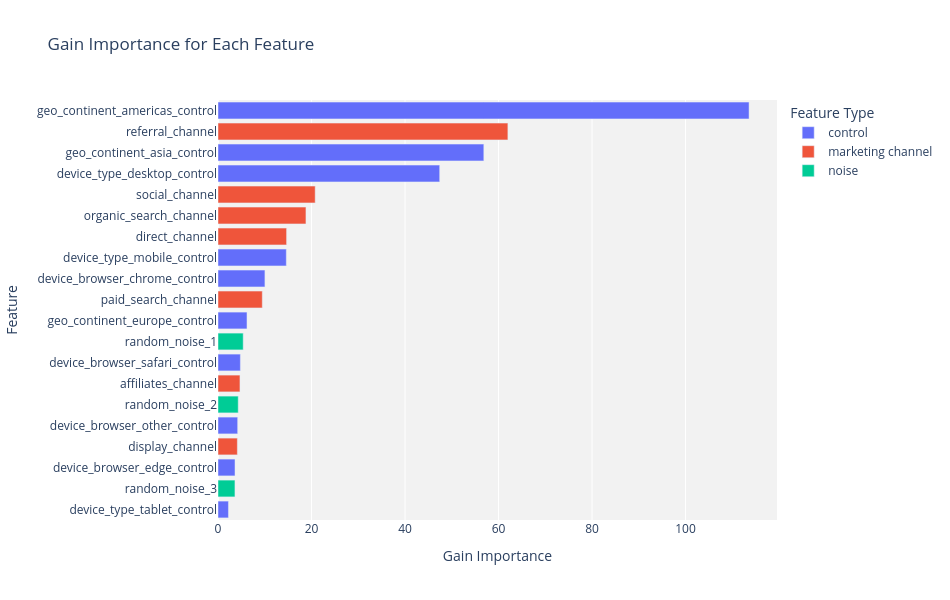

The code cell stored with this chart in its notebook:
### Code cell
# Get feature importances based on gain
importances = best_feature_select_xgb.get_booster().get_score(importance_type='gain')

# Create a pandas DataFrame
df_importances = pd.DataFrame({'Feature': list(importances.keys()), 'Gain Importance': list(importances.values())})

# Sort DataFrame by 'Gain Importance' in descending order
df_importances = df_importances.sort_values(by='Gain Importance', ascending=False)

df_importances['Feature Type'] = np.where(df_importances['Feature'].str.contains('_control'), 'control'
                                                       ,np.where(df_importances['Feature'].str.contains('_noise'), 'noise','marketing channel'))


bar_fig = px.bar(df_importances
                 ,x='Gain Importance'
                 ,y='Feature'
                 ,title='Gain Importance for Each Feature'
                 ,color='Feature Type'
                 )

bar_fig.update_layout(width=950
                      ,height=600
                      ,yaxis={'categoryorder': 'total ascending'}
                      ,plot_bgcolor='#f2f2f2') 

bar_fig.show()

### Figure 1 — Plotly figure (JSON) as saved in the notebook; plotly's stock layout.template omitted (floating-point values rounded to 4 significant figures)
{"data": [{"alignmentgroup": "True", "hovertemplate": "Feature Type=control<br>Gain Importance=%{x}<br>Feature=%{y}<extra></extra>", "legendgroup": "control", "marker": {"color": "#636efa", "pattern": {"shape": ""}}, "name": "control", "offsetgroup": "control", "orientation": "h", "showlegend": true, "textposition": "auto", "type": "bar", "x": [113.6, 56.86, 47.42, 14.61, 10.04, 6.198, 4.785, 4.207, 3.636, 2.234], "xaxis": "x", "y": ["geo_continent_americas_control", "geo_continent_asia_control", "device_type_desktop_control", "device_type_mobile_control", "device_browser_chrome_control", "geo_continent_europe_control", "device_browser_safari_control", "device_browser_other_control", "device_browser_edge_control", "device_type_tablet_control"], "yaxis": "y"}, {"alignmentgroup": "True", "hovertemplate": "Feature Type=marketing channel<br>Gain Importance=%{x}<br>Feature=%{y}<extra></extra>", "legendgroup": "marketing channel", "marker": {"color": "#EF553B", "pattern": {"shape": ""}}, "name": "marketing channel", "offsetgroup": "marketing channel", "orientation": "h", "showlegend": true, "textposition": "auto", "type": "bar", "x": [62.01, 20.79, 18.81, 14.67, 9.474, 4.698, 4.14], "xaxis": "x", "y": ["referral_channel", "social_channel", "organic_search_channel", "direct_channel", "paid_search_channel", "affiliates_channel", "display_channel"], "yaxis": "y"}, {"alignmentgroup": "True", "hovertemplate": "Feature Type=noise<br>Gain Importance=%{x}<br>Feature=%{y}<extra></extra>", "legendgroup": "noise", "marker": {"color": "#00cc96", "pattern": {"shape": ""}}, "name": "noise", "offsetgroup": "noise", "orientation": "h", "showlegend": true, "textposition": "auto", "type": "bar", "x": [5.39, 4.327, 3.626], "xaxis": "x", "y": ["random_noise_1", "random_noise_2", "random_noise_3"], "yaxis": "y"}], "layout": {"barmode": "relative", "height": 600, "legend": {"title": {"text": "Feature Type"}, "tracegroupgap": 0}, "plot_bgcolor": "#f2f2f2", "title": {"text": "Gain Importance for Each Feature"}, "width": 950, "xaxis": {"anchor": "y", "autorange": true, "domain": [0, 1], "range": [0, 119.6], "title": {"text": "Gain Importance"}, "type": "linear"}, "yaxis": {"anchor": "x", "autorange": true, "categoryorder": "total ascending", "domain": [0, 1], "range": [-0.5, 19.5], "title": {"text": "Feature"}, "type": "category"}}}
